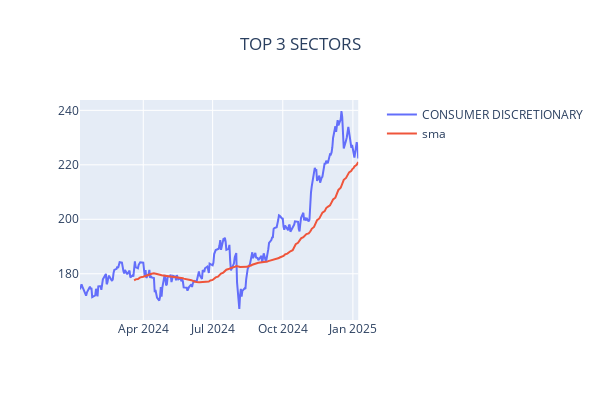
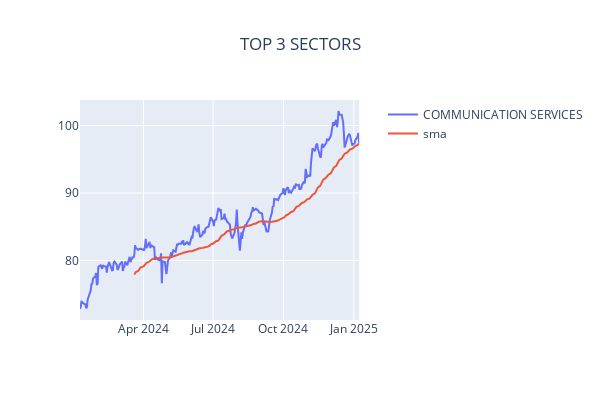
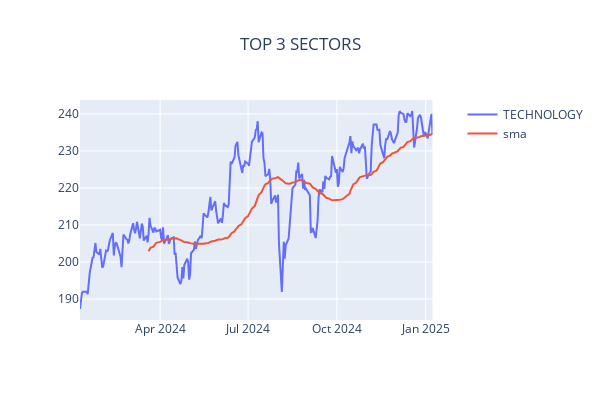

Notebook source saved alongside these figures, in order:
### Markdown cell above
### Sectors

### Code cell
from yfinance_utils import list_utils

symbols = list_utils.get_sectors()
names = list_utils.sectors
COLUMNS = ['Adj Close', 'Open','High','Low','Close','Volume']


top = list_utils.get_top_performers(symbols)
_list = [i[0] for i in top]

data = yfinance.download(_list, period='1y')
for symbol in _list:
    fig2=make_subplots(specs=[[{"secondary_y": True}]])
    fig2.update_layout(title="TOP 3 SECTORS", title_x=0.5, width=600, height=400)
    _d2 = pd.DataFrame()
    _d2 = data.loc[:,(slice(None),symbol)]
    _d2.columns = COLUMNS
    _d2['sma'] = TA.SMA(_d2, period=50)
    _d2.reset_index(inplace=True)
    fig2.add_trace(
        go.Scatter(y=_d2['Close'], x=_d2['Date'], name=names[symbol]),
        secondary_y=False
    )
    fig2.add_trace(
        go.Scatter(y=_d2['sma'], x=_d2['Date'], name=f'sma'),
        secondary_y=False
    )
    fig2.show()


print("PERFORMANCE IN THE LAST 30 DAYS:")
for symbol, value in top:
    print(f'{symbol:5}:{names[symbol]:8}: {value}')

### Figure 1 — Plotly figure (JSON) as saved in the notebook; plotly's stock layout.template omitted (floating-point values rounded to 4 significant figures; data arrays with more than 128 entries replaced by an {"elided": "..."} marker saying what was removed)
{"data": [{"name": "CONSUMER DISCRETIONARY", "type": "scatter", "x": {"elided": "252 str values"}, "xaxis": "x", "y": {"elided": "252 float values"}, "yaxis": "y"}, {"name": "sma", "type": "scatter", "x": {"elided": "252 str values"}, "xaxis": "x", "y": {"elided": "252 float values"}, "yaxis": "y"}], "layout": {"height": 400, "title": {"text": "TOP 3 SECTORS", "x": 0.5}, "width": 600, "xaxis": {"anchor": "y", "domain": [0, 0.94]}, "yaxis": {"anchor": "x", "domain": [0, 1]}, "yaxis2": {"anchor": "x", "overlaying": "y", "side": "right"}}}

### Figure 2 — Plotly figure (JSON) as saved in the notebook; plotly's stock layout.template omitted (floating-point values rounded to 4 significant figures; data arrays with more than 128 entries replaced by an {"elided": "..."} marker saying what was removed)
{"data": [{"name": "COMMUNICATION SERVICES", "type": "scatter", "x": {"elided": "252 str values"}, "xaxis": "x", "y": {"elided": "252 float values"}, "yaxis": "y"}, {"name": "sma", "type": "scatter", "x": {"elided": "252 str values"}, "xaxis": "x", "y": {"elided": "252 float values"}, "yaxis": "y"}], "layout": {"height": 400, "title": {"text": "TOP 3 SECTORS", "x": 0.5}, "width": 600, "xaxis": {"anchor": "y", "domain": [0, 0.94]}, "yaxis": {"anchor": "x", "domain": [0, 1]}, "yaxis2": {"anchor": "x", "overlaying": "y", "side": "right"}}}

### Figure 3 — Plotly figure (JSON) as saved in the notebook; plotly's stock layout.template omitted (floating-point values rounded to 4 significant figures; data arrays with more than 128 entries replaced by an {"elided": "..."} marker saying what was removed)
{"data": [{"name": "TECHNOLOGY", "type": "scatter", "x": {"elided": "252 str values"}, "xaxis": "x", "y": {"elided": "252 float values"}, "yaxis": "y"}, {"name": "sma", "type": "scatter", "x": {"elided": "252 str values"}, "xaxis": "x", "y": {"elided": "252 float values"}, "yaxis": "y"}], "layout": {"height": 400, "title": {"text": "TOP 3 SECTORS", "x": 0.5}, "width": 600, "xaxis": {"anchor": "y", "domain": [0, 0.94]}, "yaxis": {"anchor": "x", "domain": [0, 1]}, "yaxis2": {"anchor": "x", "overlaying": "y", "side": "right"}}}
